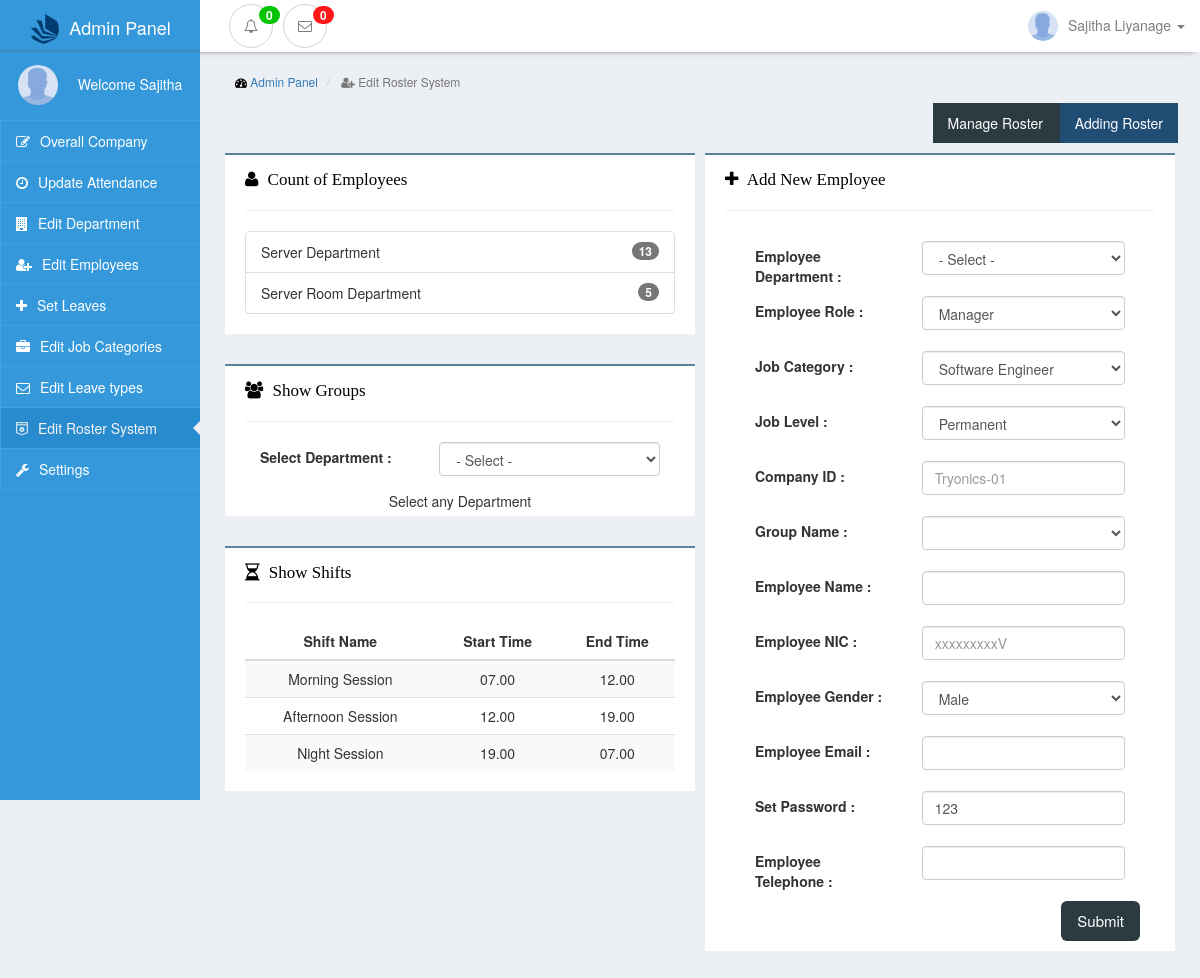
Page /view/admin/roster.php (signed in) on the earlier database version.
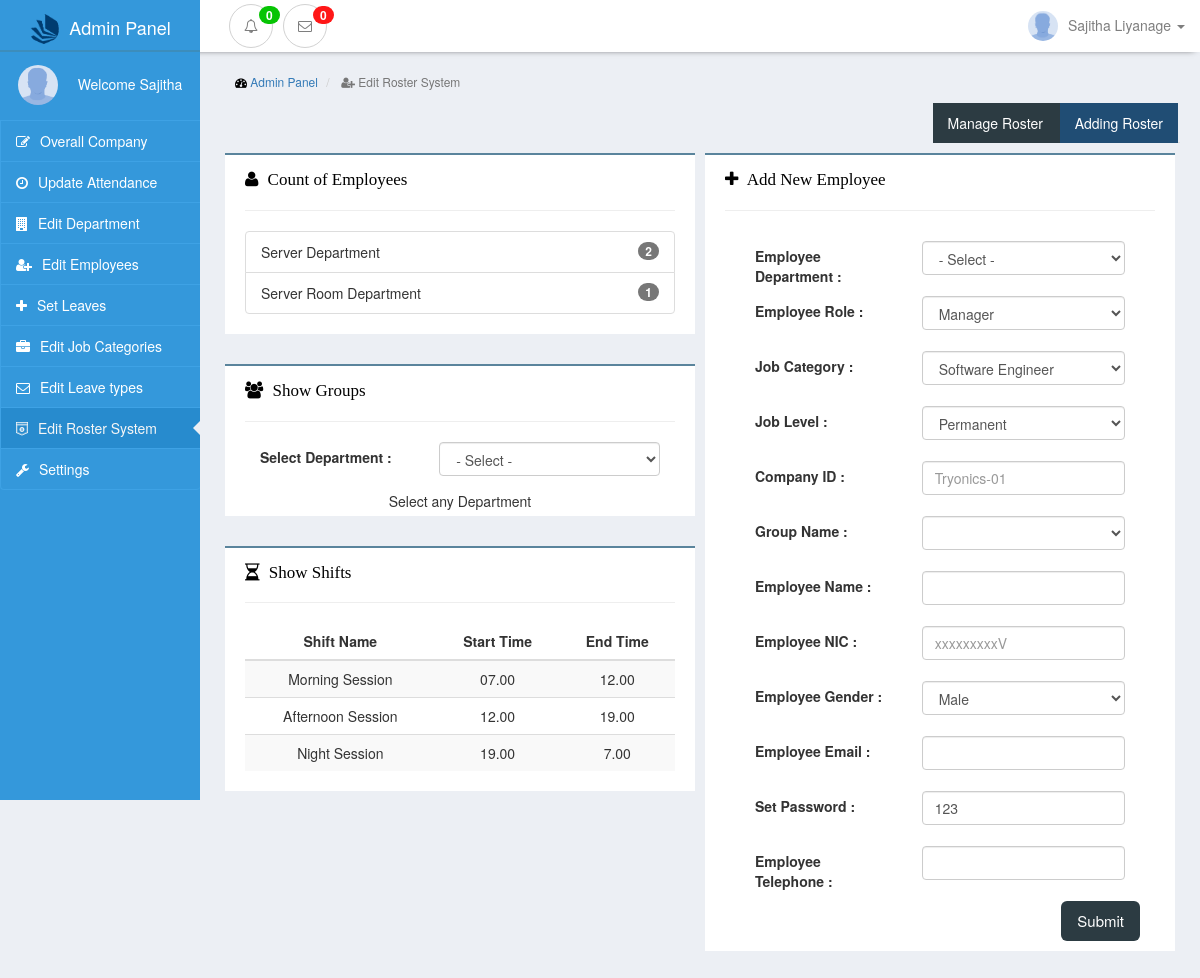
Same page on the later database version.
### tables this page shows
CREATE TABLE `department` (
  `dept_id` int(11) NOT NULL AUTO_INCREMENT,
  `dept_name` varchar(50) NOT NULL,
  `no_of_emp` int(11) NOT NULL,
  `dept_color` varchar(50) NOT NULL,
  `roster_status` varchar(20) NOT NULL,
  `currentStatus` varchar(50) NOT NULL,
  PRIMARY KEY (`dept_id`)
);

CREATE TABLE `shift_type` (
  `shift_id` int(11) NOT NULL AUTO_INCREMENT,
  `shift_name` varchar(50) NOT NULL,
  `start_time` varchar(11) NOT NULL,
  `end_time` varchar(11) NOT NULL,
  `group_id` int(11) NOT NULL,
  PRIMARY KEY (`shift_id`)
);

### view/admin/roster.php (the view, shortened to what the changed rows need)
<?php
$pdo = connect();
?>
<!DOCTYPE html>
<html lang="en">
<head>
    <link href="css/bootstrap.min.css" rel="stylesheet">
    <link href="css/interface-leftmenu.css" rel="stylesheet">
    <link href="css/adminpanel-interface.css" rel="stylesheet">
    <link href="css/navbar-style.css" rel="stylesheet">
    <link href="css/font-awesome.min.css" rel="stylesheet">
    <link rel="stylesheet" href="../../public/css/datepicker.css">
  </head>
  <body style=" background-color: #eceff4 !important;">
    <div class="container-fluid ">
      <div class="row ">
        <div class="col-sm-10 col-xs-12 admin-background  col-sm-push-2">
            <div class="row padding-row">
                <div class="col-xs-12">
                        <div class="tab-content">
                            <div role="tabpanel" class="tab-pane active" id="home" >
                                <div class="row">
                                    <div class="col-sm-6 col-xs-12 padding-box" style="margin-top:50px;">
                                        <div class="row">
                                            <div class="col-xs-12 nortification-box-top">
                                                <ul class="list-group">
                                                    <?php
                                                        $sql = "select * from department WHERE currentStatus=:log AND roster_status=:state";
                                                        $query = $pdo->prepare($sql);
                                                        $query->execute(array('log'=>"approved",'state'=>"YES"));
                                                        $result = $query->fetchAll();
                                                        foreach($result as $rs){
                                                            echo "<li class=\"list-group-item\">
                                                                    <span class=\"badge\">".$rs['no_of_emp']."</span>
                                                                    ".$rs['dept_name']."
                                                                  </li>";
                                                        }
                                                    ?>
                                                </ul>
                                            </div>
                                        </div>
                                        <div class="row margin-top">
                                            <div class="col-xs-12 nortification-box-top">
                                                <div class="form-group" style="margin-bottom:20px !important;">
                                                    <?php
                                                        $sql = "SELECT * FROM shift_type";
                                                        $query = $pdo->prepare($sql);
                                                        $query->execute();
                                                        $result = $query->fetchAll();
                                                        $rowCount = $query->rowCount();
                                                        if($rowCount == 0){
                                                            echo "<center>No any shift added yet!</center>";
                                                        }else {
                                                            echo "<table  class=\"table table-striped table-responsive\">
                                                                <thead>
                                                                <tr>
                                                                    <th style='text-align: center;'>Shift Name</th>
                                                                    <th style='text-align: center;'>Start Time</th>
                                                                    <th style='text-align: center;'>End Time</th>
                                                                </tr>
                                                                </thead>";
                                                            echo "<tbody>";
                                                            foreach ($result as $rs) {
                                                                echo "<tr>";
                                                                echo "<td style='text-align: center;'>" . $rs['shift_name'] . "</td>";
                                                                echo "<td style='text-align: center;'>" . $rs['start_time'] . "</td>";
                                                                echo "<td style='text-align: center;'>" . $rs['end_time'] . "</td>";
                                                                echo "</tr>";
                                                            }
                                                            echo "</tbody>";
                                                            echo "</table>";
                                                        }
                                                    ?>
                                                </div>
                                            </div>
                                        </div>
                                    </div>
                                </div>
                            </div>
                        </div>
                </div>
            </div>
         </div>
      </div>
    </div>
</body>
</html>

Differences in the rows shown:
changed department "Server Department": no_of_emp "13" → "2"
changed department "Server Room Department": no_of_emp "5" → "1"
changed shift_type "Night Session": end_time "07.00" → "7.00"
